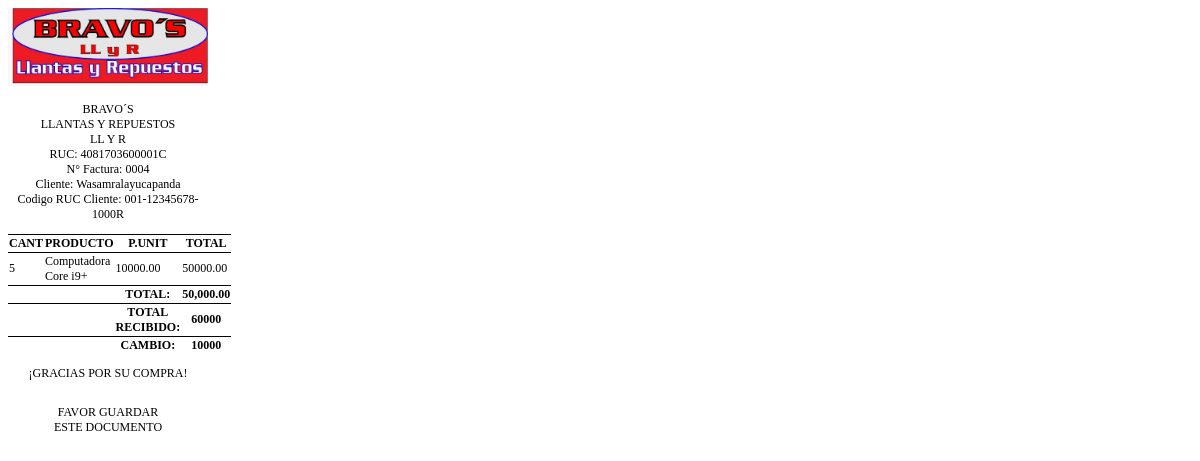
/dashboard/imprimirdetalles.php?id=4, run on the app's committed database.
### tables this page shows
CREATE TABLE `factura` (
  `IDFactura` int(11) NOT NULL,
  `Timespace` date NOT NULL DEFAULT current_timestamp(),
  `AlmacenNumero` int(11) NOT NULL,
  `SubTotal` double DEFAULT NULL,
  `Iva` tinyint(1) DEFAULT NULL,
  `Total` double(10,2) NOT NULL,
  `fechaEmision` timestamp NOT NULL DEFAULT current_timestamp() ON UPDATE current_timestamp(),
  `montopagado` double(10,0) NOT NULL,
  `cambio` double(10,0) NOT NULL,
  `IsVisible` int(11) NOT NULL DEFAULT 1,
  `descuento` int(11) NOT NULL,
  `codigoRUCcedula` varchar(50) DEFAULT NULL,
  `cliente` varchar(50) NOT NULL,
  `tipofac` int(11) NOT NULL
);

CREATE TABLE `detalledefactura` (
  `IDFacturaDetalle` int(11) NOT NULL,
  `Unidades` int(11) NOT NULL,
  `producto` int(11) NOT NULL,
  `Precio` double NOT NULL,
  `IDFacturaPK` int(11) NOT NULL,
  `TimeSpace` date NOT NULL DEFAULT current_timestamp(),
  `preciounit` int(11) NOT NULL
);

CREATE TABLE `almacen` (
  `IDCodigoAlmacen` int(11) NOT NULL,
  `NombreArticulo` varchar(50) NOT NULL,
  `Marca` varchar(50) NOT NULL,
  `Modelopresentacion` varchar(50) DEFAULT NULL,
  `Codigo1` varchar(50) NOT NULL,
  `Codigo2` varchar(50) DEFAULT NULL,
  `Notas` varchar(400) DEFAULT NULL,
  `precioVenta` double NOT NULL,
  `IsVisible` int(11) NOT NULL DEFAULT 1,
  `PrecioCompra` double NOT NULL,
  `Stock` int(11) DEFAULT NULL,
  `TimeSpace` datetime NOT NULL DEFAULT current_timestamp()
);

### dashboard/imprimirdetalles.php (the view, shortened to what this page needs)
<!DOCTYPE html>
<html>
    <head>
    </head>
    <body>
    <?php
        $objeto = new Conexion();
        $conexion = $objeto->Conectar();
        $idfacturavieja = $_GET["id"];
        $consult = "SELECT fac.IDFactura,
                            fac.Total,
                            fac.montopagado,
                            fac.cambio,
                            det.Unidades,
                            al.NombreArticulo,
                            det.Precio,
                            det.preciounit,
                            al.precioVenta,
                            al.Modelopresentacion,
                            fac.descuento,
                            fac.cliente,
                            fac.codigoRUCcedula
                        FROM factura as fac
                        INNER JOIN detalledefactura as det ON det.IDFacturaPK = fac.IDFactura
                        INNER JOIN almacenuno as uno ON uno.IDAlmacenuno = det.producto
                        INNER JOIN almacen as al ON al.IDCodigoAlmacen = uno.IDCodigoAlmacenPK
                        WHERE fac.IDFactura = '$idfacturavieja'";
        $consulta = $consult;
        $resultado = $conexion->prepare($consulta);
        $resultado->execute();
        $data=$resultado->fetchAll(PDO::FETCH_ASSOC);
    ?>
        <div class="ticket">
        <img
                src="../dashboard/img/logo.jpg"
                alt="Logotipo">
            <p class="centrado">BRAVO´S<br>LLANTAS Y REPUESTOS<br>
            LL Y R
            <br>RUC: 4081703600001C
            <br id='fechahora' name="fechahora">N° Factura: 000<?php echo $data[0]["IDFactura"];?>
            <br>Cliente: <?php echo $data[0]["cliente"];?>
            <br>Codigo RUC Cliente: <?php echo $data[0]["codigoRUCcedula"];?></p>
        <table>
                <thead>
                    <tr>
                        <th>CANT</th>
                        <th>PRODUCTO</th>
                        <th>P.UNIT</th>
                        <th>TOTAL</th>
                    </tr>
                </thead>
                <tbody>
                    <?php
                        foreach ($data as $dat) {
                    ?>
                        <tr>
                            <td><?php echo $dat['Unidades'] ?></td>
                            <td><?php echo (($dat['NombreArticulo'])." ".($dat['Modelopresentacion'])) ?></td>
                            <td><?php echo number_format($dat['preciounit'], 2, '.', ''); ?></td>
                            <td><?php
                                        echo number_format(($dat['preciounit']) * ($dat['Unidades']),2,'.','');
                            ?></td>
                        </tr>
                    <?php
                        }
                    ?>
                </tbody>
                <tfooter>
                        <tr>
                            <th></th>
                            <th></th>
                            <th>TOTAL: </th>
                            <th> <?php echo number_format(($data[0]["Total"]),2); ?> </th>
                        </tr>
                        <tr>
                            <th></th>
                            <th></th>
                            <th>TOTAL RECIBIDO: </th>
                            <th><?php echo $data[0]["montopagado"];?></th>
                        </tr>
                        <tr>
                            <th></th>
                            <th></th>
                            <th>CAMBIO: </th>
                            <th><?php echo $data[0]["cambio"];?></th>
                        </tr>
                    </tfooter>
            </table>
            <p class="centrado">¡GRACIAS POR SU COMPRA!<br></p>
        </div>
    </body>
    <footer>
        <div class="ticket">
            <P class="centrado">FAVOR GUARDAR <br>ESTE DOCUMENTO</P>
        </div>
    </footer>
</html>

### dashboard/imprimirdetalles.php (style rules this page uses)
* { font-size: 12px; font-family: 'Times New Roman'; }
td, th, tr, table { border-top: 1px solid black; border-collapse: collapse; }
.centrado { text-align: center; align-content: center; }
.ticket { width: 200px; max-width: 300px; align-content: center; }
img { max-width: inherit; width: inherit; }

### data on the page
factura: IDFactura "4", cliente "Wasamralayucapanda", codigoRUCcedula "001-12345678-1000R", detalledefactura.Unidades "5", almacen.NombreArticulo "Computadora", almacen.Modelopresentacion "Core i9+", detalledefactura.preciounit "10000.00", detalledefactura.preciounit+Unidades "50000.00", Total "50,000.00", montopagado "60000", cambio "10000"
